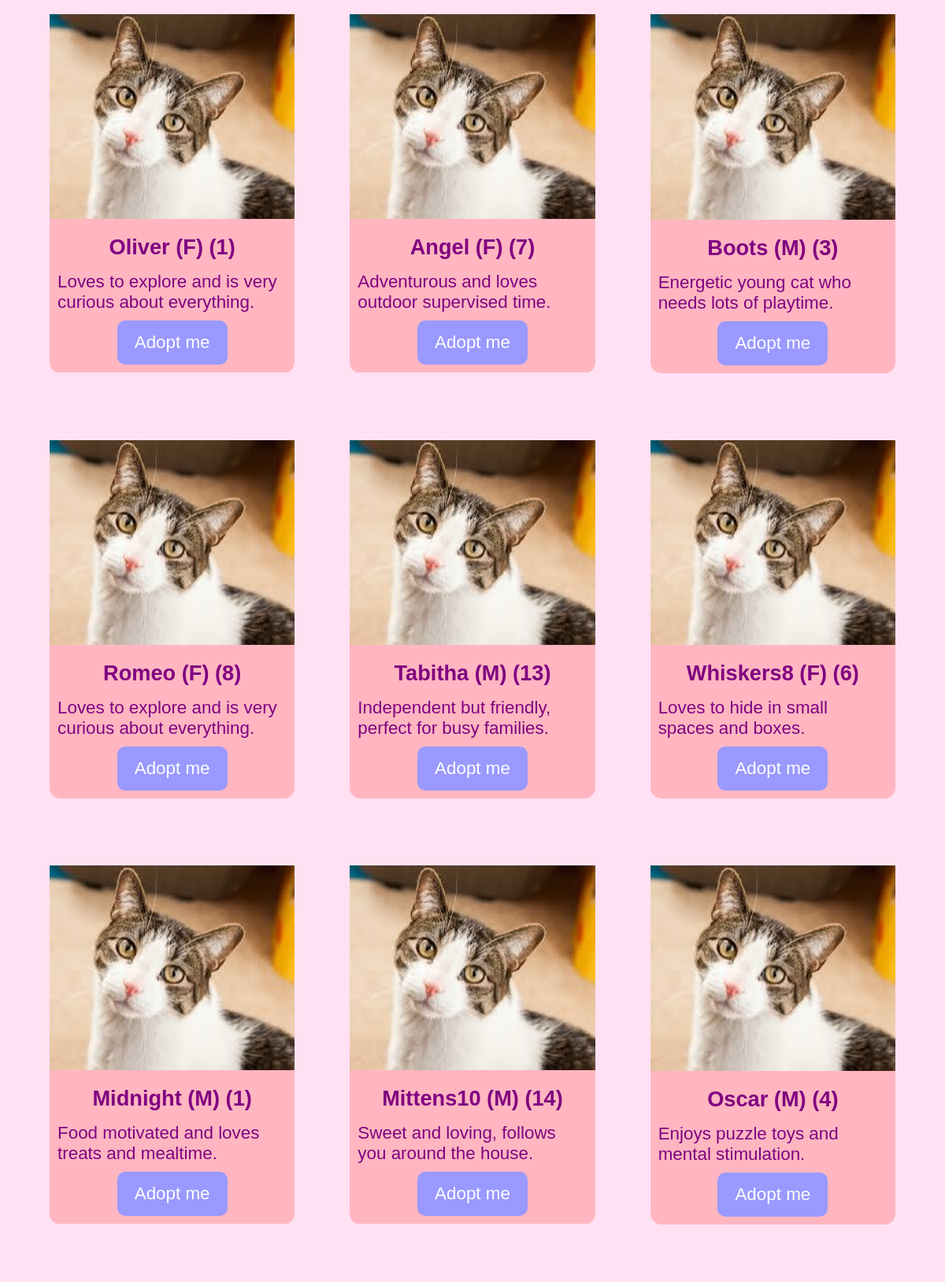
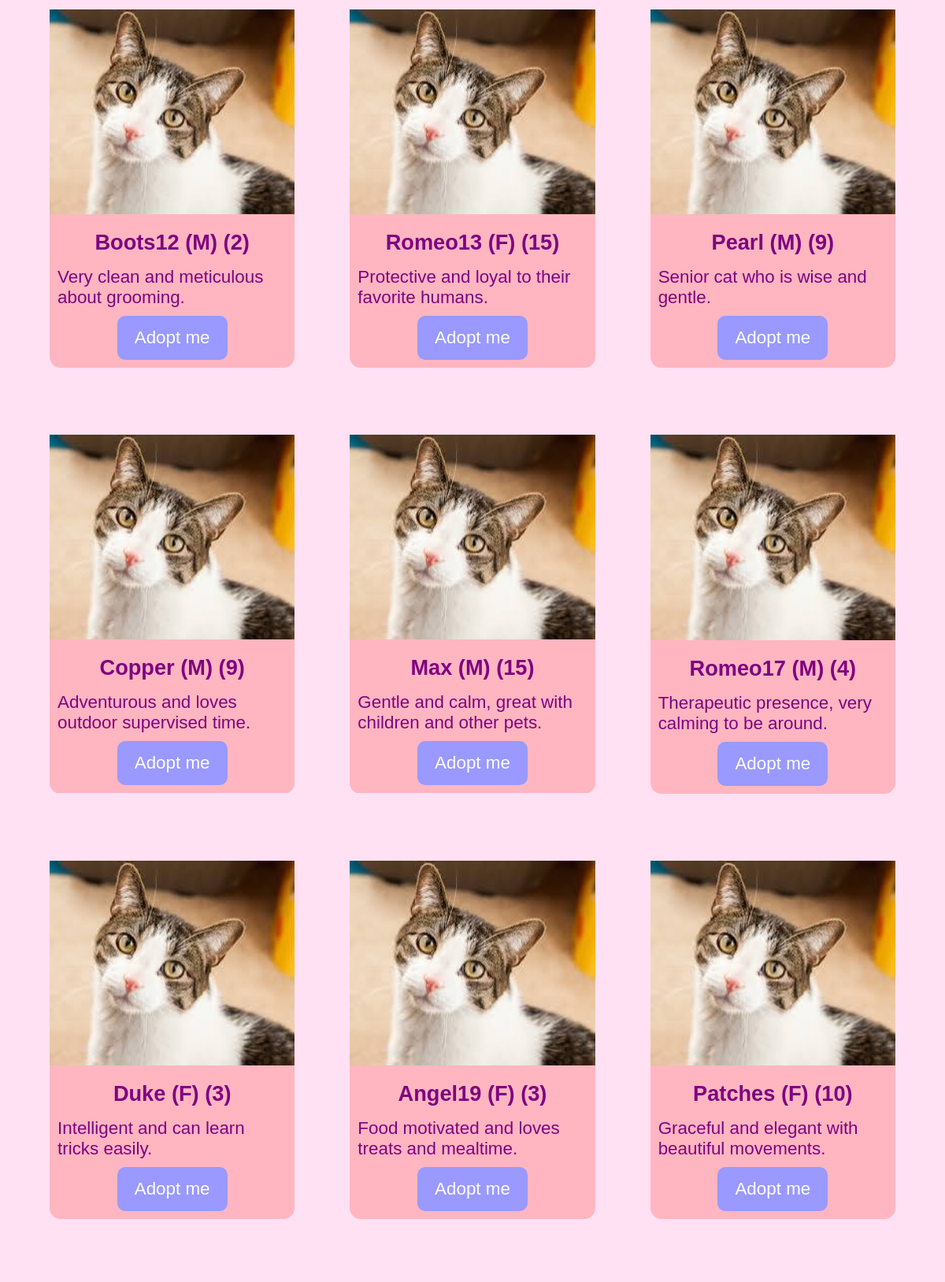
The app's page /cats/10 (upper part) with its own data (2 pictures, top to bottom).
### db_management.py (models this page shows)
class Cat(db.Model):
	id = db.Column(db.Integer, primary_key=True)
	name = db.Column(db.String(25), nullable=False)
	bio = db.Column(db.String(100), nullable=False)
	age = db.Column(db.Integer, nullable=False)
	gender = db.Column(db.String(1), nullable=False)
	image = db.Column(db.String(100))
	room = db.Column(db.String(2))
	adopted = db.Column(db.Boolean, nullable=False, default=False)
	forms = db.relationship('AdoptionForm', backref='cat', lazy=True)
	transport = db.relationship('CatTransport', backref='cat', lazy=True, uselist=False)

### main.py (the view, shortened to what this page needs)
@app.route('/cats/<int:id>', methods=["GET", "POST"])
def cats(id):
	user = User.query.get(id)
	form = AdoptForm()
	cats = Cat.query.all()
	return render_template("cats.html", user=user, cats=cats, form=form, error="none")

### templates/cats.html (shortened to what this page needs)
{% extends "base.html" %}
{% block style %}
<link rel="stylesheet" href="https://cdnjs.cloudflare.com/ajax/libs/font-awesome/6.5.0/css/all.min.css">
<link rel="stylesheet" href="{{ url_for('static', filename='cats.css') }}">
{% endblock %}
{% block content %}
<main>
	{% for cat in cats %}
	{% if cat.adopted == False %}
	<div class="cat-listing">
		<img class="cat-img" src="{{ url_for('static', filename='images/' ~ cat.image) }}">
		<div class="cat-text">
			<h2 class="name">{{ cat.name }} ({{ cat.gender }}) ({{ cat.age }})</h2>
			<p class="bio">{{ cat.bio }}</p>
			<div class="page-link-btn cat-btn" id="{{ cat.id }}">Adopt me</div>
		</div>
	</div>
	{% endif %}
	{% endfor %}
</main>
{% endblock %}

### static/styles.css (style rules this page uses)
* { margin: 0; padding: 0; box-sizing: border-box; font-family:Arial, Helvetica, sans-serif; }
html, body { width: 100vw; height: 100vh; font-size: 16px; }
.page-link-btn { color: white; background: linear-gradient(90deg, #ff9900 50%, #9999ff 50%); background-size: 200% 100%; background-position: right; transition: background-position 0.3s ease; border-radius: 10px; display: flex; align-items: center; justify-content: center; text-decoration: none; }

### static/cats.css (style rules this page uses)
body { background-color: #ffe1f3; overflow-x: hidden; }
main { display: grid; grid-template-columns: repeat(3, 1fr); gap: 4rem; width: 90%; margin: auto; }
.cat-listing { margin-top: 15px; display: flex; flex-direction: column; align-items: center; border: 3px solid transparent; transition: 0.3s ease-in-out; border-bottom-left-radius: 17px; border-bottom-right-radius: 17px; z-index: 5; overflow: hidden; }
.cat-text { width: 100%; background-color: lightpink; display: flex; flex-direction: column; justify-content: center; align-items: center; color: purple; z-index: 4; }
.cat-img { width: 100%; }
.name { margin-top: 20px; font-size: 1.7rem; margin-bottom: 5px; }
.bio { margin: 10px; font-size: 1.4rem; }
.cat-btn { height: 7vh; width: 45%; font-size: 1.4rem; margin-bottom: 10px; }

### records on screen
Cat: image (picture), name "Oliver", gender "F", age "1", bio "Loves to explore and is very curious about everything."
Cat: image (picture), name "Angel", gender "F", age "7", bio "Adventurous and loves outdoor supervised time."
Cat: image (picture), name "Boots", gender "M", age "3", bio "Energetic young cat who needs lots of playtime."
Cat: image (picture), name "Romeo", gender "F", age "8", bio "Loves to explore and is very curious about everything."
Cat: image (picture), name "Tabitha", gender "M", age "13", bio "Independent but friendly, perfect for busy families."
Cat: image (picture), name "Whiskers8", gender "F", age "6", bio "Loves to hide in small spaces and boxes."
Cat: image (picture), name "Midnight", gender "M", age "1", bio "Food motivated and loves treats and mealtime."
Cat: image (picture), name "Mittens10", gender "M", age "14", bio "Sweet and loving, follows you around the house."
Cat: image (picture), name "Oscar", gender "M", age "4", bio "Enjoys puzzle toys and mental stimulation."
Cat: image (picture), name "Boots12", gender "M", age "2", bio "Very clean and meticulous about grooming."
Cat: image (picture), name "Romeo13", gender "F", age "15", bio "Protective and loyal to their favorite humans."
Cat: image (picture), name "Pearl", gender "M", age "9", bio "Senior cat who is wise and gentle."
Cat: image (picture), name "Copper", gender "M", age "9", bio "Adventurous and loves outdoor supervised time."
Cat: image (picture), name "Max", gender "M", age "15", bio "Gentle and calm, great with children and other pets."
Cat: image (picture), name "Romeo17", gender "M", age "4", bio "Therapeutic presence, very calming to be around."
Cat: image (picture), name "Duke", gender "F", age "3", bio "Intelligent and can learn tricks easily."
Cat: image (picture), name "Angel19", gender "F", age "3", bio "Food motivated and loves treats and mealtime."
Cat: image (picture), name "Patches", gender "F", age "10", bio "Graceful and elegant with beautiful movements."
